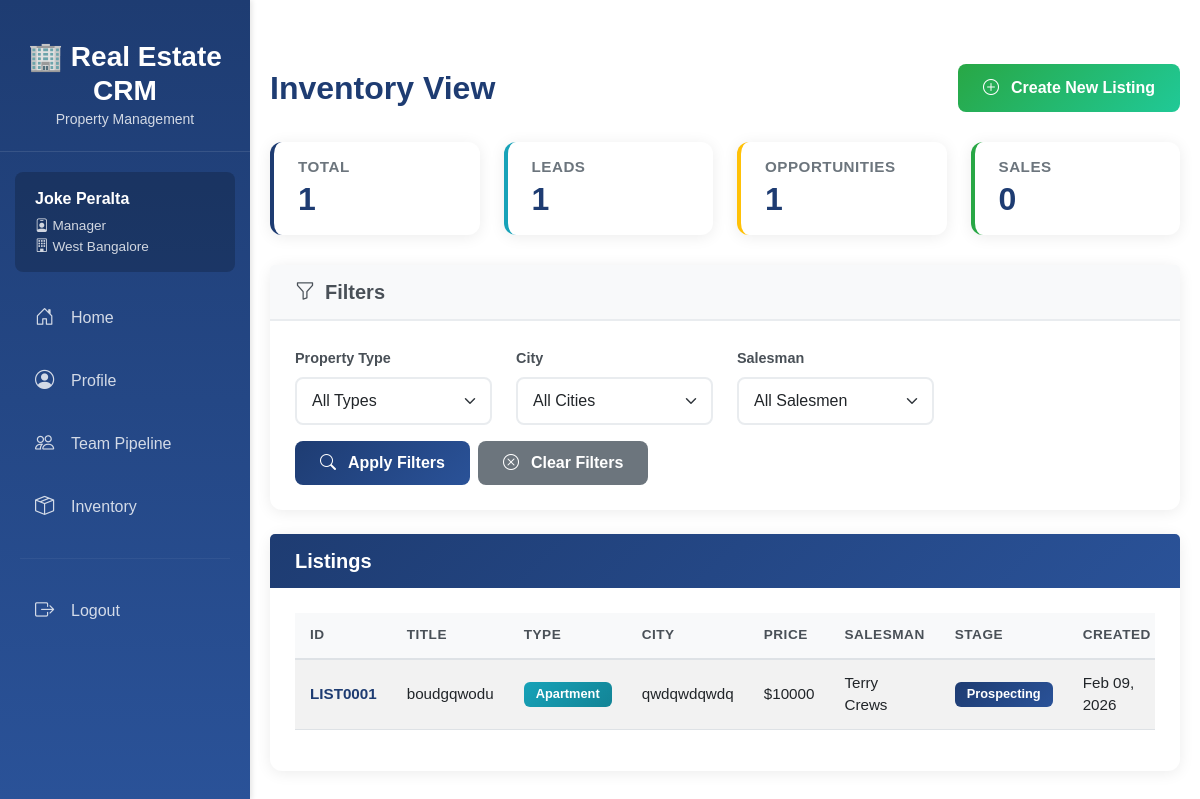
Before: /inventory/ (signed in) with the older database file.
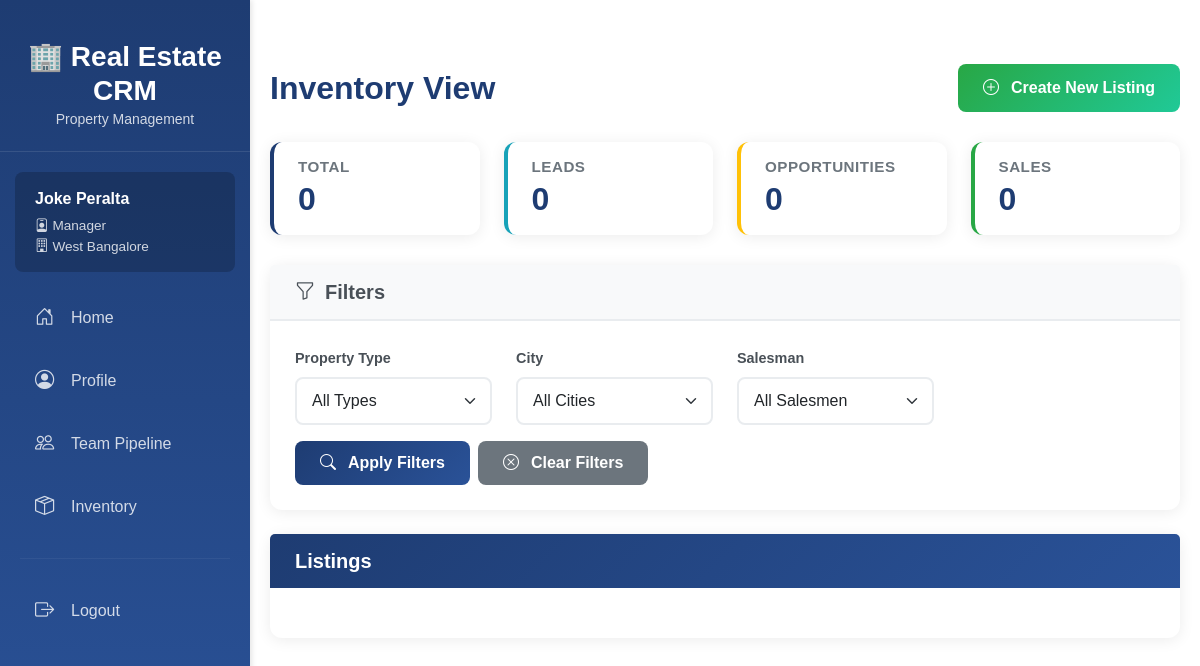
After: the same page with the newer database file.
### inventory/models.py (models this page shows, shortened)
class Listing(models.Model):
    class typeChoices(models.TextChoices):
        VILLA = "Villa", "Villa"
        APARTMENT = "Apartment", "Apartment"
        WAREHOUSE = "Warehouse", "Warehouse"
        RETAIL_STORE = "Retail", "Retail Store"
        OFFICE_SPACE = "Office", "Office Space"
    class leadStatusChoices(models.TextChoices):
        PENDING = "Pending", "Pending Approval"
        REJECTED = "Rejected", "Rejected"
        APPROVED = "Approved", "Approved"
    class oppStatusChoices(models.TextChoices):
        PROSPECTING = "Prospecting", "Prospecting"
        NEGOTIATING = "Negotiating", "Negotiating"
        PENDING = "Pending", "Pending Approval"
        REJECTED = "Rejected", "Rejected"
        APPROVED = "Approved", "Approved"
    class saleStatusChoices(models.TextChoices):
        PROCESSING = "Processing", "Processing"
        CLOSED_WON = "ClosedW", "Closed Won"
        CLOSED_LOST = "ClosedL", "Closed Lost"
    id = models.CharField(max_length=10, primary_key=True)
    branch  = models.ForeignKey(
        'org.Branch',
        on_delete=models.CASCADE,
        related_name='listings'
    )
    type = models.TextField(
        choices=typeChoices.choices,
        default=typeChoices.VILLA)
    proposed_price = models.DecimalField(max_digits=12, decimal_places=2)
    title = models.CharField(max_length=200)
    address = models.TextField()
    city = models.CharField(max_length=100)
    lead_status = models.TextField(
        choices=leadStatusChoices.choices,
        default=leadStatusChoices.PENDING
    )
    lead_approved_by = models.ForeignKey(
        'accounts.User',
        on_delete=models.SET_NULL,
        null=True,
        blank=True,
        related_name='approved_leads'
    )
    lead_approved_at = models.DateTimeField(null=True, blank=True)
    opp_status = models.TextField(
        choices=oppStatusChoices.choices,
        null=True, blank=True
    )
    opp_approved_by = models.ForeignKey(
        'accounts.User',
        on_delete=models.SET_NULL,
        null=True,
        blank=True,
        related_name='approved_opportunities'
    )
    opp_approved_at = models.DateTimeField(null=True, blank=True)
    opp_price = models.DecimalField(max_digits=12, decimal_places=2, null=True, blank=True)
    sale_status = models.TextField(
        choices=saleStatusChoices.choices,
        null=True, blank=True
    )
    sale_closed_at = models.DateTimeField(null=True, blank=True)
    sale_price = models.DecimalField(max_digits=12, decimal_places=2, null=True, blank=True)
    created_at = models.DateTimeField(auto_now_add=True)
    updated_at = models.DateTimeField(auto_now=True)
    is_active = models.BooleanField(default=True)
    assigned_salesman = models.ForeignKey(
        'accounts.User',
        on_delete=models.SET_NULL,
        null=True,
        blank=True,
        related_name='assigned_salesmen',
        limit_choices_to={'role': 'Salesman'},
    )
    comments = models.CharField(null=True, max_length=100, blank=True)
    @property
    def current_stage(self):
        if self.sale_status:
            if self.sale_status == Listing.saleStatusChoices.CLOSED_WON:
                return 'closed_won'
            elif self.sale_status == Listing.saleStatusChoices.CLOSED_LOST:
                return 'closed_lost'
            else:
                return 'processing'
        elif self.opp_status:
            if self.opp_status == self.oppStatusChoices.PROSPECTING:
                return 'prospecting'
            elif self.opp_status == self.oppStatusChoices.NEGOTIATING:
                return 'negotiating'
            else:
                return 'final_approval'
        elif self.lead_status:
            if self.lead_status == Listing.leadStatusChoices.PENDING:
                return 'created'
            else:
                return 'first_approval'
        return 'created'
    @property
    def stage_display(self):
        stage_names = {
            'closed_won': 'Closed Won',
            'closed_lost': 'Closed Lost',
            'processing': 'Processing',
            'prospecting': 'Prospecting',
            'negotiating': 'Negotiating',
            'final_approval': 'Final Approval',
            'created': 'Created',
            'first_approval': 'First Approval'
        }
        return stage_names.get(self.current_stage, 'Unknown')

### accounts/models.py (models this page shows, shortened)
class User(AbstractUser):
    class Role(models.TextChoices):
        CEO = "CEO", "CEO",
        MANAGER = "Manager", "Manager",
        SALESMAN = "Salesman", "Salesman"
    role = models.CharField(
        max_length=20,
        choices=Role.choices,
        default=Role.SALESMAN
    )
    branch = models.ForeignKey(
        'org.Branch',
        on_delete=models.SET_NULL,
        null=True,
        blank=True,
        related_name='users'
    )

### inventory/views.py (the view)
# urls.py: path('', views.listing_list, name='listing_list'),
@login_required
def listing_list(request):
    listings = listings_visible_to(request.user)
    property_type = request.GET.get('type', '')
    city = request.GET.get('city', '')
    salesman_filter = request.GET.get('salesman', '')
    if property_type:
        listings = listings.filter(type=property_type)
    if city:
        listings = listings.filter(city__icontains=city)
    if salesman_filter:
        listings = listings.filter(assigned_salesman_id=salesman_filter)
    available_types = listings.values_list('type', flat=True).distinct()
    available_cities = listings.values_list('city', flat=True).distinct()
    salesmen = None
    if request.user.role == 'Manager':
        salesmen = User.objects.filter(
            branch = request.user.branch,
            role = 'Salesman').order_by('first_name', 'last_name')
    lead_count = listings.filter(
        Q(lead_status=Listing.leadStatusChoices.PENDING) |
        Q(lead_status=Listing.leadStatusChoices.APPROVED) |
        Q(lead_status=Listing.leadStatusChoices.REJECTED)).count()
    opp_count = listings.filter(
        Q(opp_status=Listing.oppStatusChoices.PENDING) |
        Q(opp_status=Listing.oppStatusChoices.PROSPECTING) |
        Q(opp_status=Listing.oppStatusChoices.NEGOTIATING) |
        Q(opp_status=Listing.oppStatusChoices.APPROVED) |
        Q(opp_status=Listing.oppStatusChoices.REJECTED)).count()
    sale_count = listings.filter(
        Q(sale_status=Listing.saleStatusChoices.PROCESSING) |
        Q(sale_status=Listing.saleStatusChoices.CLOSED_WON) |
        Q(sale_status=Listing.saleStatusChoices.CLOSED_LOST)).count()
    context = {
        'listings': listings,
        'available_types': available_types,
        'available_cities': available_cities,
        'salesmen': salesmen,
        'filters': {
            'type': property_type,
            'city': city,
            'salesman': salesman_filter
        },
        'total_count': listings.count(),
        'lead_count': lead_count,
        'opp_count': opp_count,
        'sale_count': sale_count
    }
    return render(request, 'inventory/listing_list.html', context)

### inventory/views.py (called while the page is built)
def listings_visible_to(user):
    if not user.is_authenticated:
        return Listing.objects.none()
    if user.role == 'Salesman':
        return Listing.objects.filter(
            branch=user.branch,
            assigned_salesman=user
        )
    elif user.role == 'Manager':
        return Listing.objects.filter(branch=user.branch)
    elif user.role == 'CEO':
        return Listing.objects.all()
    return Listing.objects.none()

### inventory/templates/inventory/listing_list.html (shortened to what the changed rows need)
{% extends 'base.html' %}
{% load compress %}
{% load static %}
{% block extra_css %}
{% compress css %}
    <link rel="stylesheet" href="{% static 'css/components.css' %}">
{% endcompress %}
{% endblock %}
{% block content %}
<div class="container-fluid mt-4 listing-list-page">
    <div class="page-header-actions">
        <h1>Inventory View</h1>
    </div>
    <div class="row stats-cards-row">
        <div class="col-md-3">
            <div class="card stats-card total">
                <div class="card-body py-3 px-4">
                    <h3 class="card-title mb-1">Total</h3>
                    <h4 class="mb-0">{{ total_count }}</h4>
                </div>
            </div>
        </div>
        <div class="col-md-3">
            <div class="card stats-card leads">
                <div class="card-body py-3 px-4">
                    <h3 class="card-title mb-1">Leads</h3>
                    <h4 class="mb-0">{{ lead_count }}</h4>
                </div>
            </div>
        </div>
        <div class="col-md-3">
            <div class="card stats-card opportunities">
                <div class="card-body py-3 px-4">
                    <h3 class="card-title mb-1">Opportunities</h3>
                    <h4 class="mb-0">{{ opp_count }}</h4>
                </div>
            </div>
        </div>
    </div>
    <div class="card listings-table-card">
        <div class="card-body">
            {% if listings %}
            <div class="table-responsive">
                <table class="table table-hover table-striped" id="listings-table">
                    <thead>
                        <tr>
                            <th>ID</th>
                            <th>Title</th>
                            <th>Type</th>
                            <th>City</th>
                            <th>Price</th>
                            {% if user.role == 'Manager' %}
                            <th>Salesman</th>
                            {% endif %}
                            <th>Stage</th>
                            <th>Created</th>
                        </tr>
                    </thead>
                    <tbody>
                        {% for listing in listings %}
                        <tr>
                            <td>
                                <a href="{% url 'inventory:listing_detail' listing.pk %}" class="fw-bold">
                                    {{ listing.id }}
                                </a>
                            </td>
                            <td>{{ listing.title }}</td>
                            <td>
                                <span class="badge bg-info">
                                    {{ listing.get_type_display }}
                                </span>
                            </td>
                            <td>{{ listing.city }}</td>
                            <td class="text-end">${{ listing.proposed_price|floatformat:0 }}</td>
                            {% if user.role == 'Manager' %}
                            <td>{{ listing.assigned_salesman.get_full_name|default:"—" }}</td>
                            {% endif %}
                            <td>
                                <span class="badge bg-primary">
                                    {{ listing.stage_display }}
                                </span>
                            </td>
                            <td>{{ listing.created_at|date:"M d, Y" }}</td>
                        </tr>
                        {% endfor %}
                    </tbody>
                </table>
            </div>
            {% endif %}
        </div>
    </div>
</div>
{% endblock %}

Changed rows visible on the page:
removed Listing: id "LIST0001", title "boudgqwodu", type "Apartment", city "qwdqwdqwdq", proposed_price "10000", assigned_salesman.get_full_name "Terry Crews", stage_display "Prospecting", created_at "Feb 09, 2026"
Other visible differences:
{{ total_count }}: "1" → "0"
{{ lead_count }}: "1" → "0"
{{ opp_count }}: "1" → "0"
text no longer shown: "ID TITLE TYPE CITY PRICE SALESMAN STAGE CREATED"
